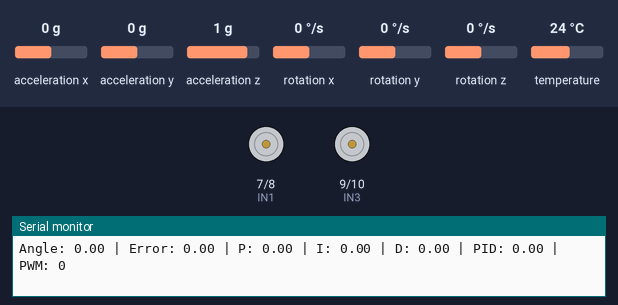
Simulated run of this sketch. Board: Arduino Uno, built with avr-gcc and run on an emulated ATmega328P. Parts: motor-driver pin pairs drawn as motors (green arrow = first pin HIGH = forward, orange = second pin HIGH = backward, longer = more drive, scaled by the enable pin), the last lines printed to the serial monitor. The test bench sets the inputs (shaded band); at power-on: rotation x 0 °/s, acceleration y 0 g, acceleration x 0 g, acceleration z 1 g, rotation y 0 °/s, rotation z 0 °/s, temperature 24 °C.

Above: at 1.2 s.
1.3 s: rotation x set to -100 °/s
At 2.01 s:
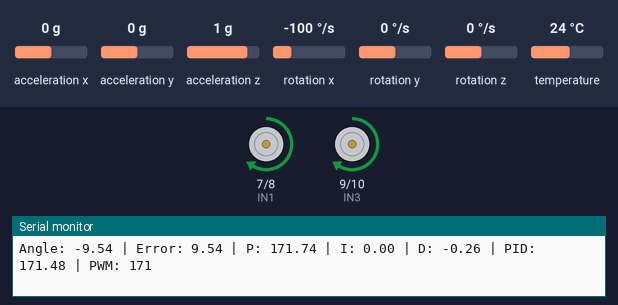
4.3 s: acceleration y set to -1.4 g
5.8 s: acceleration y set to 1.4 g
At 5.94 s:
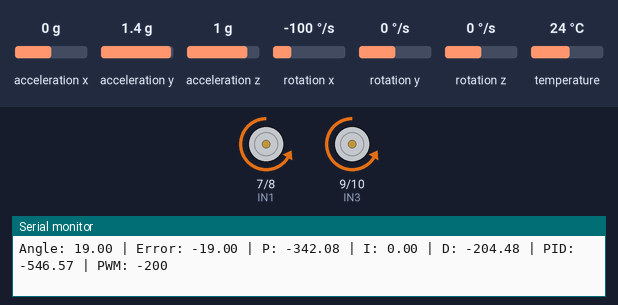
7.5 s: acceleration y set to -0.8 g
At 8.2 s:
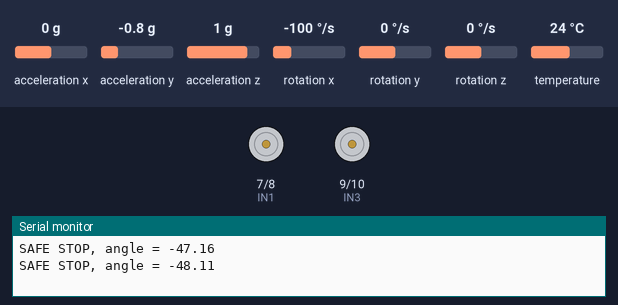
9.0 s: rotation x set to 35 °/s
10.7 s: rotation x set to 41 °/s
At 11.6 s:
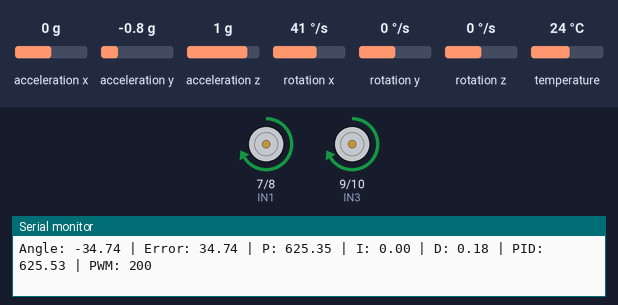
Timing chart, 0 to 13.2 s (numbered marks = the images above; inputs shaded):
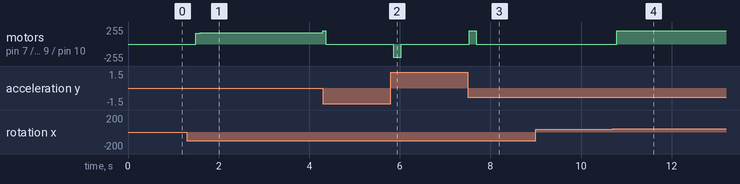

The sketch:

Arduino_Code.ino
```cpp
/*
  PROJECT:
  Two-Wheeled Self-Balanced Robot with Arduino

  REFERENCE HARDWARE:
  - Arduino Uno
  - MPU6050 accelerometer and gyroscope
  - L298N dual H-bridge motor driver
  - Two geared DC motors

  SOFTWARE:
  - C++ / Arduino framework
  - Adafruit MPU6050 library
  - Adafruit Unified Sensor library
  - Wire library

  IMPORTANT:
  This is a reference implementation.
  Verify the sensor axes, motor polarity, power wiring,
  and PID settings for your actual robot.

  SAFETY:
  - Test with wheels lifted first.
  - Keep hands away from moving wheels.
  - Use a suitable motor power supply.
  - Disconnect power before changing wiring.
*/

#include <Wire.h>
#include <Adafruit_MPU6050.h>
#include <Adafruit_Sensor.h>
#include <math.h>

// --------------------------------------------------
// 1. SENSOR OBJECT
// --------------------------------------------------

Adafruit_MPU6050 mpu;

// --------------------------------------------------
// 2. MOTOR DRIVER PINS
// --------------------------------------------------

// Left motor
const int ENA = 5;   // PWM speed
const int IN1 = 7;
const int IN2 = 8;

// Right motor
const int ENB = 6;   // PWM speed
const int IN3 = 9;
const int IN4 = 10;

// --------------------------------------------------
// 3. SENSOR AXIS CONFIGURATION
// --------------------------------------------------

/*
  These defaults assume:
  - Pitch angle is calculated from accelerometer Y and Z.
  - Pitch angular velocity is measured on gyro X.

  This pairing is NOT correct for every MPU6050 mounting.

  Change the accelerometer formula and gyro axis together
  to match your physical sensor orientation.

  If the robot becomes less stable when the motors respond,
  stop the test and check the signs before proceeding.
*/

// --------------------------------------------------
// 4. PID PARAMETERS
// --------------------------------------------------

float Kp = 18.0f;
float Ki = 0.0f;
float Kd = 0.75f;

// Desired upright angle.
// Calibrate this value for your chassis.
float targetAngle = 0.0f;

// Maximum accumulated integral error.
const float MAX_INTEGRAL = 80.0f;

// --------------------------------------------------
// 5. FILTER AND SAFETY SETTINGS
// --------------------------------------------------

// Complementary filter coefficient.
// Gyroscope contribution is 0.95;
// accelerometer correction is 0.05.
const float ALPHA = 0.95f;

// Nominal control-loop period: 5 ms = 200 Hz.
const unsigned long LOOP_US = 5000UL;

// Initial motor-output limit.
const int MAX_PWM = 200;

// A fallen robot is stopped beyond this tilt angle.
const float FALL_ANGLE_DEG = 35.0f;

// --------------------------------------------------
// 6. MOTOR POLARITY
// --------------------------------------------------

/*
  Set each polarity to +1 or -1 after testing.

  If a motor turns opposite to the required direction,
  reverse its polarity or swap its motor wires.

  The two motors may need different polarity settings
  because they face opposite directions on the chassis.
*/

const int LEFT_POLARITY = 1;
const int RIGHT_POLARITY = 1;

// --------------------------------------------------
// 7. GLOBAL VARIABLES
// --------------------------------------------------

float angleDeg = 0.0f;
float integralTerm = 0.0f;
float previousError = 0.0f;

unsigned long previousMicros = 0;
unsigned long lastPrintMs = 0;

bool sensorReady = false;

// --------------------------------------------------
// 8. ACCELEROMETER ANGLE
// --------------------------------------------------

float readAccelPitchDeg(
    float ax,
    float ay,
    float az
) {
  /*
    Example axis convention only.

    Verify the axis convention for the actual sensor.
    Use the matching gyro axis in the control loop.
  */

  return atan2(ay, az) * 180.0f / PI;
}

// --------------------------------------------------
// 9. MOTOR CONTROL
// --------------------------------------------------

void setOneMotor(
    int pwmPin,
    int inA,
    int inB,
    int command,
    int polarity
) {
  command *= polarity;

  command = constrain(command, -255, 255);

  int magnitude = abs(command);

  analogWrite(pwmPin, magnitude);

  if (command > 0) {

    digitalWrite(inA, HIGH);
    digitalWrite(inB, LOW);

  } else if (command < 0) {

    digitalWrite(inA, LOW);
    digitalWrite(inB, HIGH);

  } else {

    digitalWrite(inA, LOW);
    digitalWrite(inB, LOW);

  }
}

// --------------------------------------------------
// 10. COMMAND BOTH MOTORS
// --------------------------------------------------

void driveMotors(int command) {

  command = constrain(command, -MAX_PWM, MAX_PWM);

  setOneMotor(
      ENA,
      IN1,
      IN2,
      command,
      LEFT_POLARITY
  );

  setOneMotor(
      ENB,
      IN3,
      IN4,
      command,
      RIGHT_POLARITY
  );
}

// --------------------------------------------------
// 11. STOP MOTORS
// --------------------------------------------------

void stopMotors() {

  analogWrite(ENA, 0);
  analogWrite(ENB, 0);

  digitalWrite(IN1, LOW);
  digitalWrite(IN2, LOW);

  digitalWrite(IN3, LOW);
  digitalWrite(IN4, LOW);
}

// --------------------------------------------------
// 12. INITIALIZE THE IMU
// --------------------------------------------------

bool initialiseMPU() {

  if (!mpu.begin()) {
    return false;
  }

  mpu.setAccelerometerRange(
      MPU6050_RANGE_4_G
  );

  mpu.setGyroRange(
      MPU6050_RANGE_500_DEG
  );

  mpu.setFilterBandwidth(
      MPU6050_BAND_21_HZ
  );

  return true;
}

// --------------------------------------------------
// 13. SETUP
// --------------------------------------------------

void setup() {

  Serial.begin(115200);

  Wire.begin();

  // Configure motor pins.
  pinMode(ENA, OUTPUT);
  pinMode(IN1, OUTPUT);
  pinMode(IN2, OUTPUT);

  pinMode(ENB, OUTPUT);
  pinMode(IN3, OUTPUT);
  pinMode(IN4, OUTPUT);

  // Motors must remain stopped at startup.
  stopMotors();

  Serial.println(
      F("Self-balancing robot starting...")
  );

  sensorReady = initialiseMPU();

  if (!sensorReady) {

    Serial.println(
        F("ERROR: MPU6050 not detected.")
    );

    Serial.println(
        F("Check power, SDA, SCL and libraries.")
    );

    stopMotors();

    while (true) {
      delay(500);
    }
  }

  // Obtain an initial angle estimate.
  sensors_event_t accel;
  sensors_event_t gyro;
  sensors_event_t temp;

  mpu.getEvent(
      &accel,
      &gyro,
      &temp
  );

  angleDeg = readAccelPitchDeg(
      accel.acceleration.x,
      accel.acceleration.y,
      accel.acceleration.z
  );

  previousMicros = micros();

  Serial.println(
      F("MPU6050 initialized.")
  );

  Serial.println(
      F("Verify sensor axes and motor direction.")
  );
}

// --------------------------------------------------
// 14. MAIN CONTROL LOOP
// --------------------------------------------------

void loop() {

  // Check control-loop timing.
  unsigned long nowUs = micros();

  unsigned long elapsedUs =
      nowUs - previousMicros;

  if (elapsedUs < LOOP_US) {
    return;
  }

  previousMicros = nowUs;

  float dt =
      elapsedUs / 1000000.0f;

  // Reject abnormal timing intervals.
  if (dt <= 0.0f || dt > 0.05f) {

    integralTerm = 0.0f;
    previousError = 0.0f;

    stopMotors();

    return;
  }

  // ------------------------------------------------
  // Read sensor measurements
  // ------------------------------------------------

  sensors_event_t accel;
  sensors_event_t gyro;
  sensors_event_t temp;

  mpu.getEvent(
      &accel,
      &gyro,
      &temp
  );

  // ------------------------------------------------
  // Calculate accelerometer angle
  // ------------------------------------------------

  float accelPitch = readAccelPitchDeg(
      accel.acceleration.x,
      accel.acceleration.y,
      accel.acceleration.z
  );

  // ------------------------------------------------
  // Calculate gyroscope angular velocity
  // ------------------------------------------------

  /*
    The Adafruit library reports gyro values in rad/s.

    This example uses gyro X to match the example
    accelerometer axis convention.

    Change the gyro axis if your sensor is mounted
    differently.
  */

  float gyroRateDegS =
      gyro.gyro.x * 180.0f / PI;

  // ------------------------------------------------
  // Complementary filter
  // ------------------------------------------------

  float gyroAngle =
      angleDeg + gyroRateDegS * dt;

  angleDeg =
      ALPHA * gyroAngle
      + (1.0f - ALPHA) * accelPitch;

  // ------------------------------------------------
  // Calculate angle error
  // ------------------------------------------------

  float error =
      targetAngle - angleDeg;

  // ------------------------------------------------
  // Fallen-robot safety stop
  // ------------------------------------------------

  if (fabs(angleDeg) > FALL_ANGLE_DEG) {

    stopMotors();

    integralTerm = 0.0f;

    previousError = error;

    if (millis() - lastPrintMs > 250) {

      Serial.print(
          F("SAFE STOP, angle = ")
      );

      Serial.println(angleDeg, 2);

      lastPrintMs = millis();
    }

    return;
  }

  // ------------------------------------------------
  // PID PROPORTIONAL TERM
  // ------------------------------------------------

  float P = Kp * error;

  // ------------------------------------------------
  // PID INTEGRAL TERM
  // ------------------------------------------------

  integralTerm += error * dt;

  integralTerm = constrain(
      integralTerm,
      -MAX_INTEGRAL,
      MAX_INTEGRAL
  );

  float I = Ki * integralTerm;

  // ------------------------------------------------
  // PID DERIVATIVE TERM
  // ------------------------------------------------

  float derivative =
      (error - previousError) / dt;

  float D = Kd * derivative;

  previousError = error;

  // ------------------------------------------------
  // Combine PID terms
  // ------------------------------------------------

  float output = P + I + D;

  // Convert to signed motor command.
  int motorCommand = (int)constrain(
      output,
      -MAX_PWM,
      MAX_PWM
  );

  // ------------------------------------------------
  // Apply motor command
  // ------------------------------------------------

  driveMotors(motorCommand);

  // ------------------------------------------------
  // Print diagnostic data every 100 ms
  // ------------------------------------------------

  if (millis() - lastPrintMs >= 100) {

    Serial.print(F("Angle: "));
    Serial.print(angleDeg, 2);

    Serial.print(F(" | Error: "));
    Serial.print(error, 2);

    Serial.print(F(" | P: "));
    Serial.print(P, 2);

    Serial.print(F(" | I: "));
    Serial.print(I, 2);

    Serial.print(F(" | D: "));
    Serial.print(D, 2);

    Serial.print(F(" | PID: "));
    Serial.print(output, 2);

    Serial.print(F(" | PWM: "));
    Serial.println(motorCommand);

    lastPrintMs = millis();
  }
}
```

Measured:
- the behaviour switches between 38 and 39 °/s on rotation x (found by bisection; images 3 and 4)
- after the input at 5.8 s, motor on pin 7 (IN1) / pin 8 (IN2), motor on pin 9 (IN3) / pin 10 (IN4): stopped → backward 200/255 after 0.06 s, → stopped 0.18 s later
- after the input at 7.5 s, motor on pin 7 (IN1) / pin 8 (IN2), motor on pin 9 (IN3) / pin 10 (IN4): stopped → forward 200/255 at once, → stopped 0.16 s later
- after the input at 10.7 s, motor on pin 7 (IN1) / pin 8 (IN2), motor on pin 9 (IN3) / pin 10 (IN4): stopped → forward 200/255 after 0.08 s
